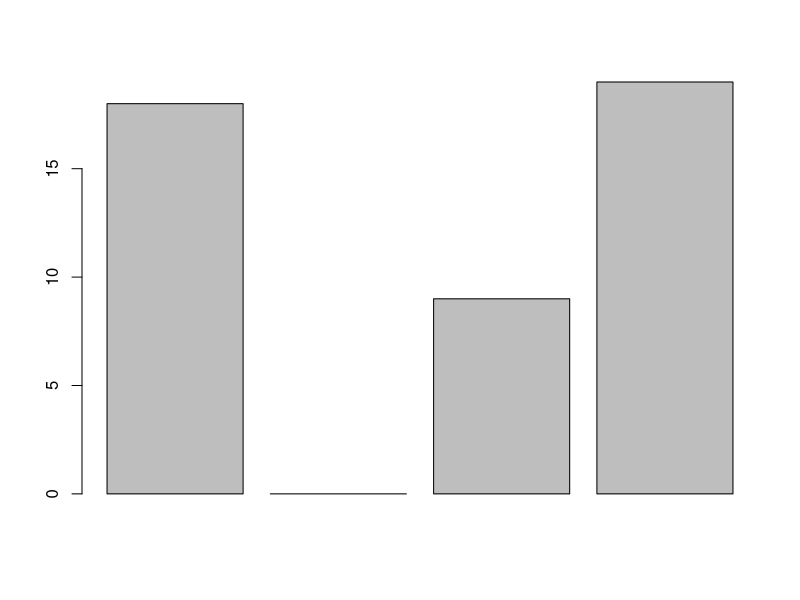

Recreate this plot in R.
# https://thefiddler.substack.com/p/can-you-root-for-the-underdog

library(magrittr)

N_TEAMS <- 4


fiddler_game <- function(team_a, team_b, boost=0) {
    vv <- c(team_a, team_b)
    power_index <- N_TEAMS + 1 - vv
    hi_seed <- min(vv)
    lo_seed <- max(vv)

    lo_power_index <- min(power_index) + boost
    hi_power_index <- max(power_index)

    fav_win <- hi_power_index > lo_power_index
    winner <- ifelse(fav_win, hi_seed, lo_seed)
    return(winner)
}

fiddler_tournament <- function(B) {
    game_1 <- fiddler_game(4, 1, B)
    game_2 <- fiddler_game(3, 2, B)

    final <- fiddler_game(game_1, game_2, B)

    return(final)
}


hi_value <- N_TEAMS + 1.1
vals <- seq(from = 0.1, to = hi_value, by = 0.1) %>% round(1)
test_set <- vals[vals %% 1 != 0]
rm(hi_value, vals)

trials <- length(test_set)
m <- matrix(NA, nrow = trials, ncol = 2)
m[, 1] <- test_set
colnames(m) <- c("B", "Champ")
ledger <- integer(N_TEAMS)

for (i in 1:trials) {
    b <- test_set[i] %>% round(1)
    champ <- fiddler_tournament(b)
    ledger[champ] <- ledger[champ] + 1
    m[i, 2] <- champ
}

rm(i, b, champ, trials, test_set)

ledger
barplot(ledger)

# The 1-seed wins with low boost values (< 1)
# the 4-seed wins with high boost values (> 3)
# The 3-seed wins when 1 < boost value < 3

# There is no way the 2-seed can win. 
# The 2-seed needs a boost > 1 to defeat the 1-seed in the finals.
# But a boost > 1 will always push the 3-seed past the 2-seed in the first round

# https://thefiddler.substack.com/p/can-you-solve-a-high-schoolers-favorite-e7f
# https://www.davidyding.com/navPages/riddlers/fiddler03282025
